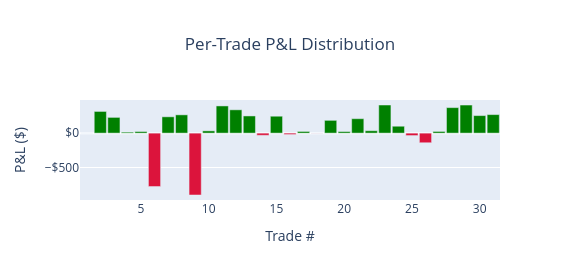

Notebook source saved alongside this figure:
### Markdown cell above
### Per-Trade P&L Distribution

### Code cell
report.plot_pnl_dist()

### Figure 1 — Plotly figure (JSON) as saved in the notebook; plotly's stock layout.template omitted (floating-point values rounded to 4 significant figures)
{"data": [{"customdata": [["expiration", "iron_condor_SPY"], ["take_profit", "iron_condor_SPY"], ["take_profit", "iron_condor_SPY"], ["expiration", "iron_condor_SPY"], ["expiration", "iron_condor_SPY"], ["stop_loss", "iron_condor_SPY"], ["take_profit", "iron_condor_SPY"], ["take_profit", "iron_condor_SPY"], ["stop_loss", "iron_condor_SPY"], ["expiration", "iron_condor_SPY"], ["take_profit", "iron_condor_SPY"], ["take_profit", "iron_condor_SPY"], ["take_profit", "iron_condor_SPY"], ["expiration", "iron_condor_SPY"], ["take_profit", "iron_condor_SPY"], ["expiration", "iron_condor_SPY"], ["expiration", "iron_condor_SPY"], ["expiration", "iron_condor_SPY"], ["take_profit", "iron_condor_SPY"], ["expiration", "iron_condor_SPY"], ["take_profit", "iron_condor_SPY"], ["expiration", "iron_condor_SPY"], ["take_profit", "iron_condor_SPY"], ["expiration", "iron_condor_SPY"], ["expiration", "iron_condor_SPY"], ["expiration", "iron_condor_SPY"], ["expiration", "iron_condor_SPY"], ["take_profit", "iron_condor_SPY"], ["take_profit", "iron_condor_SPY"], ["take_profit", "iron_condor_SPY"], ["take_profit", "iron_condor_SPY"]], "hovertemplate": "Trade #: %{x}<br>P&L: $%{y:,.0f}<br>Exit type: %{customdata[0]}<br>Leg: %{customdata[1]}<br><extra></extra>", "marker": {"color": ["green", "green", "green", "green", "green", "crimson", "green", "green", "crimson", "green", "green", "green", "green", "crimson", "green", "crimson", "green", "crimson", "green", "green", "green", "green", "green", "green", "crimson", "crimson", "green", "green", "green", "green", "green"]}, "showlegend": false, "type": "bar", "x": [1, 2, 3, 4, 5, 6, 7, 8, 9, 10, 11, 12, 13, 14, 15, 16, 17, 18, 19, 20, 21, 22, 23, 24, 25, 26, 27, 28, 29, 30, 31], "y": [0.5, 315.5, 229.0, 14.5, 23.0, -776.5, 237.5, 266.0, -899.5, 33.0, 395.5, 339.0, 250.0, -32.0, 246.0, -20.5, 24.5, -1.5, 186.0, 22.5, 210.0, 35.0, 409.0, 100.5, -35.5, -140.0, 24.5, 371.0, 408.5, 255.0, 269.5]}], "layout": {"bargap": 0.1, "height": 280, "title": {"text": "Per-Trade P&L Distribution", "x": 0.5}, "width": 580, "xaxis": {"title": {"text": "Trade #"}}, "yaxis": {"tickformat": "$,.0f", "title": {"text": "P&L ($)"}}}}
